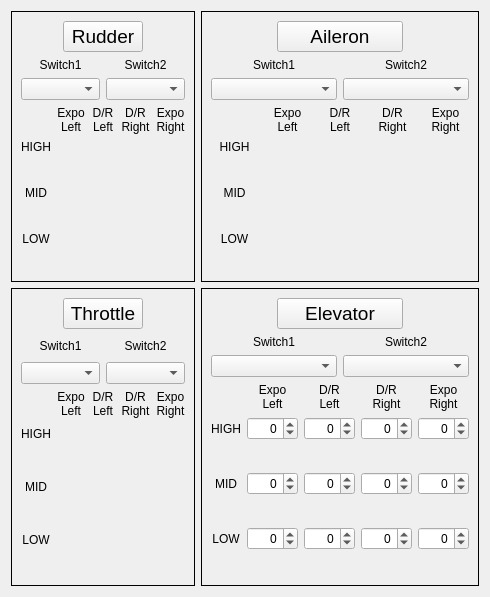
     <widget class="QWidget" name="tabExpo">
      <attribute name="title">
       <string>Expo/Dr</string>
      </attribute>
      <layout class="QGridLayout" name="gridLayout_17">
       <item row="0" column="1">
        <widget class="QFrame" name="AIL_Frame">
         <property name="frameShape">
          <enum>QFrame::Panel</enum>
         </property>
         <property name="frameShadow">
          <enum>QFrame::Plain</enum>
         </property>
         <layout class="QGridLayout" name="gridLayout_11">
          <item row="2" column="0" colspan="2">
           <widget class="QComboBox" name="AIL_edrSw1"/>
          </item>
          <item row="2" column="2" colspan="2">
           <widget class="QComboBox" name="AIL_edrSw2"/>
          </item>
          <item row="3" column="0" colspan="4">
           <layout class="QGridLayout" name="gridLayout_Ail">
            <item row="1" column="0">
             <widget class="QLabel" name="label_51">
              <property name="minimumSize">
               <size>
                <width>0</width>
                <height>0</height>
               </size>
              </property>
              <property name="maximumSize">
               <size>
                <width>16777215</width>
                <height>20</height>
               </size>
              </property>
              <property name="text">
               <string>HIGH</string>
              </property>
              <property name="alignment">
               <set>Qt::AlignCenter</set>
              </property>
             </widget>
            </item>
            <item row="3" column="0">
             <widget class="QLabel" name="label_52">
              <property name="minimumSize">
               <size>
                <width>0</width>
                <height>0</height>
               </size>
              </property>
              <property name="maximumSize">
               <size>
                <width>16777215</width>
                <height>20</height>
               </size>
              </property>
              <property name="text">
               <string>MID</string>
              </property>
              <property name="alignment">
               <set>Qt::AlignCenter</set>
              </property>
             </widget>
            </item>
            <item row="5" column="0">
             <widget class="QLabel" name="label_53">
              <property name="minimumSize">
               <size>
                <width>0</width>
                <height>0</height>
               </size>
              </property>
              <property name="maximumSize">
               <size>
                <width>16777215</width>
                <height>20</height>
               </size>
              </property>
              <property name="text">
               <string>LOW</string>
              </property>
              <property name="alignment">
               <set>Qt::AlignCenter</set>
              </property>
             </widget>
            </item>
            <item row="0" column="1">
             <widget class="QLabel" name="label_67">
              <property name="maximumSize">
               <size>
                <width>16777215</width>
                <height>24</height>
               </size>
              </property>
              <property name="text">
               <string>Expo
Left</string>
              </property>
              <property name="alignment">
               <set>Qt::AlignCenter</set>
              </property>
             </widget>
            </item>
            <item row="0" column="3">
             <widget class="QLabel" name="label_70">
              <property name="text">
               <string>D/R
Right</string>
              </property>
              <property name="alignment">
               <set>Qt::AlignCenter</set>
              </property>
             </widget>
            </item>
            <item row="0" column="2">
             <widget class="QLabel" name="label_75">
              <property name="text">
               <string>D/R
Left</string>
              </property>
              <property name="alignment">
               <set>Qt::AlignCenter</set>
              </property>
             </widget>
            </item>
            <item row="0" column="4">
             <widget class="QLabel" name="label_78">
              <property name="text">
               <string>Expo
Right</string>
              </property>
              <property name="alignment">
               <set>Qt::AlignCenter</set>
              </property>
             </widget>
            </item>
            <item row="2" column="0">
             <widget class="QLabel" name="label_129">
              <property name="minimumSize">
               <size>
                <width>0</width>
                <height>20</height>
               </size>
              </property>
              <property name="text">
               <string/>
              </property>
             </widget>
            </item>
            <item row="4" column="0">
             <widget class="QLabel" name="label_130">
              <property name="minimumSize">
               <size>
                <width>0</width>
                <height>20</height>
               </size>
              </property>
              <property name="text">
               <string/>
              </property>
             </widget>
            </item>
            <item row="6" column="0">
             <widget class="QLabel" name="label_131">
              <property name="minimumSize">
               <size>
                <width>0</width>
                <height>20</height>
               </size>
              </property>
              <property name="text">
               <string/>
              </property>
             </widget>
            </item>
           </layout>
          </item>
          <item row="1" column="2" colspan="2">
           <widget class="QLabel" name="label_44">
            <property name="maximumSize">
             <size>
              <width>16777215</width>
              <height>21</height>
             </size>
            </property>
            <property name="text">
             <string>Switch2</string>
            </property>
            <property name="alignment">
             <set>Qt::AlignCenter</set>
            </property>
           </widget>
          </item>
          <item row="1" column="0" colspan="2">
           <widget class="QLabel" name="label_48">
            <property name="maximumSize">
             <size>
              <width>16777215</width>
              <height>21</height>
             </size>
            </property>
            <property name="text">
             <string>Switch1</string>
            </property>
            <property name="alignment">
             <set>Qt::AlignCenter</set>
            </property>
           </widget>
          </item>
          <item row="0" column="1" colspan="2">
           <widget class="QPushButton" name="pushButton_4">
            <property name="font">
             <font>
              <pointsize>14</pointsize>
             </font>
            </property>
            <property name="text">
             <string>Aileron</string>
            </property>
           </widget>
          </item>
         </layout>
        </widget>
       </item>
       <item row="1" column="0">
        <widget class="QFrame" name="THR_Frame">
         <property name="frameShape">
          <enum>QFrame::Panel</enum>
         </property>
         <property name="frameShadow">
          <enum>QFrame::Plain</enum>
         </property>
         <layout class="QGridLayout" name="gridLayout_13">
          <item row="3" column="0" colspan="2">
           <widget class="QComboBox" name="THR_edrSw1"/>
          </item>
          <item row="3" column="2" colspan="2">
           <widget class="QComboBox" name="THR_edrSw2"/>
          </item>
          <item row="4" column="0" colspan="4">
           <layout class="QGridLayout" name="gridLayout_Thr">
            <item row="0" column="2">
             <widget class="QLabel" name="label_58">
              <property name="text">
               <string>D/R
Left</string>
              </property>
              <property name="alignment">
               <set>Qt::AlignCenter</set>
              </property>
             </widget>
            </item>
            <item row="0" column="3">
             <widget class="QLabel" name="label_59">
              <property name="text">
               <string>D/R
Right</string>
              </property>
              <property name="alignment">
               <set>Qt::AlignCenter</set>
              </property>
             </widget>
            </item>
            <item row="0" column="4">
             <widget class="QLabel" name="label_60">
              <property name="text">
               <string>Expo
Right</string>
              </property>
              <property name="alignment">
               <set>Qt::AlignCenter</set>
              </property>
             </widget>
            </item>
            <item row="1" column="0">
             <widget class="QLabel" name="label_61">
              <property name="text">
               <string>HIGH</string>
              </property>
              <property name="alignment">
               <set>Qt::AlignCenter</set>
              </property>
             </widget>
            </item>
            <item row="3" column="0">
             <widget class="QLabel" name="label_62">
              <property name="text">
               <string>MID</string>
              </property>
              <property name="alignment">
               <set>Qt::AlignCenter</set>
              </property>
             </widget>
            </item>
            <item row="5" column="0">
             <widget class="QLabel" name="label_63">
              <property name="text">
               <string>LOW</string>
              </property>
              <property name="alignment">
               <set>Qt::AlignCenter</set>
              </property>
             </widget>
            </item>
            <item row="0" column="1">
             <widget class="QLabel" name="label_57">
              <property name="text">
               <string>Expo
Left</string>
              </property>
              <property name="alignment">
               <set>Qt::AlignCenter</set>
              </property>
             </widget>
            </item>
            <item row="2" column="0">
             <widget class="QLabel" name="label_136">
              <property name="minimumSize">
               <size>
                <width>0</width>
                <height>20</height>
               </size>
              </property>
              <property name="text">
               <string/>
              </property>
             </widget>
            </item>
            <item row="4" column="0">
             <widget class="QLabel" name="label_137">
              <property name="minimumSize">
               <size>
                <width>0</width>
                <height>20</height>
               </size>
              </property>
              <property name="text">
               <string/>
              </property>
             </widget>
            </item>
            <item row="6" column="0">
             <widget class="QLabel" name="label_138">
              <property name="minimumSize">
               <size>
                <width>0</width>
                <height>20</height>
               </size>
              </property>
              <property name="text">
               <string/>
              </property>
             </widget>
            </item>
           </layout>
          </item>
          <item row="2" column="0" colspan="2">
           <widget class="QLabel" name="label_40">
            <property name="maximumSize">
             <size>
              <width>16777215</width>
              <height>21</height>
             </size>
            </property>
            <property name="text">
             <string>Switch1</string>
            </property>
            <property name="alignment">
             <set>Qt::AlignCenter</set>
            </property>
           </widget>
          </item>
          <item row="2" column="2" colspan="2">
           <widget class="QLabel" name="label_41">
            <property name="maximumSize">
             <size>
              <width>16777215</width>
              <height>21</height>
             </size>
            </property>
            <property name="text">
             <string>Switch2</string>
            </property>
            <property name="alignment">
             <set>Qt::AlignCenter</set>
            </property>
           </widget>
          </item>
          <item row="0" column="1" colspan="2">
           <widget class="QPushButton" name="pushButton_2">
            <property name="font">
             <font>
              <pointsize>14</pointsize>
             </font>
            </property>
            <property name="text">
             <string>Throttle</string>
            </property>
           </widget>
          </item>
         </layout>
        </widget>
       </item>
       <item row="1" column="1">
        <widget class="QFrame" name="ELE_Frame">
         <property name="frameShape">
          <enum>QFrame::Panel</enum>
         </property>
         <property name="frameShadow">
          <enum>QFrame::Plain</enum>
         </property>
         <layout class="QGridLayout" name="gridLayout_15">
          <item row="2" column="0" colspan="2">
           <widget class="QComboBox" name="ELE_edrSw1"/>
          </item>
          <item row="2" column="2" colspan="2">
           <widget class="QComboBox" name="ELE_edrSw2"/>
          </item>
          <item row="3" column="0" colspan="4">
           <layout class="QGridLayout" name="gridLayout_Ele">
            <item row="1" column="0">
             <widget class="QLabel" name="label_71">
              <property name="text">
               <string>HIGH</string>
              </property>
              <property name="alignment">
               <set>Qt::AlignCenter</set>
              </property>
             </widget>
            </item>
            <item row="1" column="1">
             <widget class="QSpinBox" name="ELE_ExpoLHi">
              <property name="alignment">
               <set>Qt::AlignRight|Qt::AlignTrailing|Qt::AlignVCenter</set>
              </property>
              <property name="accelerated">
               <bool>true</bool>
              </property>
              <property name="minimum">
               <number>-100</number>
              </property>
              <property name="maximum">
               <number>100</number>
              </property>
             </widget>
            </item>
            <item row="1" column="2">
             <widget class="QSpinBox" name="ELE_DrLHi">
              <property name="alignment">
               <set>Qt::AlignRight|Qt::AlignTrailing|Qt::AlignVCenter</set>
              </property>
              <property name="accelerated">
               <bool>true</bool>
              </property>
              <property name="minimum">
               <number>-100</number>
              </property>
              <property name="maximum">
               <number>100</number>
              </property>
             </widget>
            </item>
            <item row="1" column="3">
             <widget class="QSpinBox" name="ELE_DrRHi">
              <property name="alignment">
               <set>Qt::AlignRight|Qt::AlignTrailing|Qt::AlignVCenter</set>
              </property>
              <property name="accelerated">
               <bool>true</bool>
              </property>
              <property name="minimum">
               <number>-100</number>
              </property>
              <property name="maximum">
               <number>100</number>
              </property>
             </widget>
            </item>
            <item row="1" column="4">
             <widget class="QSpinBox" name="ELE_ExpoRHi">
              <property name="alignment">
               <set>Qt::AlignRight|Qt::AlignTrailing|Qt::AlignVCenter</set>
              </property>
              <property name="accelerated">
               <bool>true</bool>
              </property>
              <property name="minimum">
               <number>-100</number>
              </property>
              <property name="maximum">
               <number>100</number>
              </property>
             </widget>
            </item>
            <item row="3" column="0">
             <widget class="QLabel" name="label_72">
              <property name="text">
               <string>MID</string>
              </property>
              <property name="alignment">
               <set>Qt::AlignCenter</set>
              </property>
             </widget>
            </item>
            <item row="3" column="1">
             <widget class="QSpinBox" name="ELE_ExpoLMid">
              <property name="alignment">
               <set>Qt::AlignRight|Qt::AlignTrailing|Qt::AlignVCenter</set>
              </property>
              <property name="accelerated">
               <bool>true</bool>
              </property>
              <property name="minimum">
               <number>-100</number>
              </property>
              <property name="maximum">
               <number>100</number>
              </property>
             </widget>
            </item>
            <item row="3" column="2">
             <widget class="QSpinBox" name="ELE_DrLMid">
              <property name="alignment">
               <set>Qt::AlignRight|Qt::AlignTrailing|Qt::AlignVCenter</set>
              </property>
              <property name="accelerated">
               <bool>true</bool>
              </property>
              <property name="minimum">
               <number>-100</number>
              </property>
              <property name="maximum">
               <number>100</number>
              </property>
             </widget>
            </item>
            <item row="3" column="3">
             <widget class="QSpinBox" name="ELE_DrRMid">
              <property name="alignment">
               <set>Qt::AlignRight|Qt::AlignTrailing|Qt::AlignVCenter</set>
              </property>
              <property name="accelerated">
               <bool>true</bool>
              </property>
              <property name="minimum">
               <number>-100</number>
              </property>
              <property name="maximum">
               <number>100</number>
              </property>
             </widget>
            </item>
            <item row="3" column="4">
             <widget class="QSpinBox" name="ELE_ExpoRMid">
              <property name="alignment">
               <set>Qt::AlignRight|Qt::AlignTrailing|Qt::AlignVCenter</set>
              </property>
              <property name="accelerated">
               <bool>true</bool>
              </property>
              <property name="minimum">
               <number>-100</number>
              </property>
              <property name="maximum">
               <number>100</number>
              </property>
             </widget>
            </item>
            <item row="5" column="0">
             <widget class="QLabel" name="label_73">
              <property name="text">
               <string>LOW</string>
              </property>
              <property name="alignment">
               <set>Qt::AlignCenter</set>
              </property>
             </widget>
            </item>
            <item row="5" column="1">
             <widget class="QSpinBox" name="ELE_ExpoLLow">
              <property name="alignment">
               <set>Qt::AlignRight|Qt::AlignTrailing|Qt::AlignVCenter</set>
              </property>
              <property name="accelerated">
               <bool>true</bool>
              </property>
              <property name="minimum">
               <number>-100</number>
              </property>
              <property name="maximum">
               <number>100</number>
              </property>
             </widget>
            </item>
            <item row="5" column="2">
             <widget class="QSpinBox" name="ELE_DrLLow">
              <property name="alignment">
               <set>Qt::AlignRight|Qt::AlignTrailing|Qt::AlignVCenter</set>
              </property>
              <property name="accelerated">
               <bool>true</bool>
              </property>
              <property name="minimum">
               <number>-100</number>
              </property>
              <property name="maximum">
               <number>100</number>
              </property>
             </widget>
            </item>
            <item row="5" column="3">
             <widget class="QSpinBox" name="ELE_DrRLow">
              <property name="alignment">
               <set>Qt::AlignRight|Qt::AlignTrailing|Qt::AlignVCenter</set>
              </property>
              <property name="accelerated">
               <bool>true</bool>
              </property>
              <property name="minimum">
               <number>-100</number>
              </property>
              <property name="maximum">
               <number>100</number>
              </property>
             </widget>
            </item>
            <item row="5" column="4">
             <widget class="QSpinBox" name="ELE_ExpoRLow">
              <property name="alignment">
               <set>Qt::AlignRight|Qt::AlignTrailing|Qt::AlignVCenter</set>
              </property>
              <property name="accelerated">
               <bool>true</bool>
              </property>
              <property name="minimum">
               <number>-100</number>
              </property>
              <property name="maximum">
               <number>100</number>
              </property>
             </widget>
            </item>
            <item row="0" column="1">
             <widget class="QLabel" name="label_68">
              <property name="text">
               <string>Expo
Left</string>
              </property>
              <property name="alignment">
               <set>Qt::AlignCenter</set>
              </property>
             </widget>
            </item>
            <item row="0" column="3">
             <widget class="QLabel" name="label_74">
              <property name="text">
               <string>D/R
Right</string>
              </property>
              <property name="alignment">
               <set>Qt::AlignCenter</set>
              </property>
             </widget>
            </item>
            <item row="0" column="2">
             <widget class="QLabel" name="label_76">
              <property name="text">
               <string>D/R
Left</string>
              </property>
              <property name="alignment">
               <set>Qt::AlignCenter</set>
              </property>
             </widget>
            </item>
            <item row="0" column="4">
             <widget class="QLabel" name="label_79">
              <property name="text">
               <string>Expo
Right</string>
              </property>
              <property name="alignment">
               <set>Qt::AlignCenter</set>
              </property>
             </widget>
            </item>
            <item row="4" column="0">
             <widget class="QLabel" name="label_133">
              <property name="minimumSize">
               <size>
                <width>0</width>
                <height>20</height>
               </size>
              </property>
              <property name="text">
               <string/>
              </property>
             </widget>
            </item>
            <item row="6" column="0">
             <widget class="QLabel" name="label_134">
              <property name="minimumSize">
               <size>
                <width>0</width>
                <height>20</height>
               </size>
              </property>
              <property name="text">
               <string/>
              </property>
             </widget>
            </item>
            <item row="2" column="0">
             <widget class="QLabel" name="label_135">
              <property name="minimumSize">
               <size>
                <width>0</width>
                <height>20</height>
               </size>
              </property>
              <property name="text">
               <string/>
              </property>
             </widget>
            </item>
           </layout>
          </item>
          <item row="1" column="2" colspan="2">
           <widget class="QLabel" name="label_45">
            <property name="text">
             <string>Switch2</string>
            </property>
            <property name="alignment">
             <set>Qt::AlignCenter</set>
            </property>
           </widget>
          </item>
          <item row="1" column="0" colspan="2">
           <widget class="QLabel" name="label_47">
            <property name="text">
             <string>Switch1</string>
            </property>
            <property name="alignment">
             <set>Qt::AlignCenter</set>
            </property>
           </widget>
          </item>
          <item row="0" column="1" colspan="2">
           <widget class="QPushButton" name="pushButton_3">
            <property name="font">
             <font>
              <pointsize>14</pointsize>
             </font>
            </property>
            <property name="text">
             <string>Elevator</string>
            </property>
           </widget>
          </item>
         </layout>
        </widget>
       </item>
       <item row="0" column="0">
        <widget class="QFrame" name="AIL_Frame_2">
         <property name="frameShape">
          <enum>QFrame::Panel</enum>
         </property>
         <property name="frameShadow">
          <enum>QFrame::Plain</enum>
         </property>
         <layout class="QGridLayout" name="gridLayout_26">
          <item row="2" column="0" colspan="2">
           <widget class="QComboBox" name="RUD_edrSw1"/>
          </item>
          <item row="2" column="2" colspan="2">
           <widget class="QComboBox" name="RUD_edrSw2"/>
          </item>
          <item row="3" column="0" colspan="4">
           <layout class="QGridLayout" name="gridLayout_Rud">
            <item row="1" column="0">
             <widget class="QLabel" name="label_64">
              <property name="minimumSize">
               <size>
                <width>0</width>
                <height>0</height>
               </size>
              </property>
              <property name="maximumSize">
               <size>
                <width>16777215</width>
                <height>20</height>
               </size>
              </property>
              <property name="text">
               <string>HIGH</string>
              </property>
              <property name="alignment">
               <set>Qt::AlignCenter</set>
              </property>
             </widget>
            </item>
            <item row="3" column="0">
             <widget class="QLabel" name="label_65">
              <property name="minimumSize">
               <size>
                <width>0</width>
                <height>0</height>
               </size>
              </property>
              <property name="maximumSize">
               <size>
                <width>16777215</width>
                <height>20</height>
               </size>
              </property>
              <property name="text">
               <string>MID</string>
              </property>
              <property name="alignment">
               <set>Qt::AlignCenter</set>
              </property>
             </widget>
            </item>
            <item row="5" column="0">
             <widget class="QLabel" name="label_69">
              <property name="minimumSize">
               <size>
                <width>0</width>
                <height>0</height>
               </size>
              </property>
              <property name="maximumSize">
               <size>
                <width>16777215</width>
                <height>20</height>
               </size>
              </property>
              <property name="text">
               <string>LOW</string>
              </property>
              <property name="alignment">
               <set>Qt::AlignCenter</set>
              </property>
             </widget>
            </item>
            <item row="0" column="1">
             <widget class="QLabel" name="label_77">
              <property name="maximumSize">
               <size>
                <width>16777215</width>
                <height>24</height>
               </size>
              </property>
              <property name="text">
               <string>Expo
Left</string>
              </property>
              <property name="alignment">
               <set>Qt::AlignCenter</set>
              </property>
             </widget>
            </item>
            <item row="0" column="3">
             <widget class="QLabel" name="label_132">
              <property name="text">
               <string>D/R
Right</string>
              </property>
              <property name="alignment">
               <set>Qt::AlignCenter</set>
              </property>
             </widget>
            </item>
            <item row="0" column="2">
             <widget class="QLabel" name="label_139">
              <property name="text">
               <string>D/R
Left</string>
              </property>
              <property name="alignment">
               <set>Qt::AlignCenter</set>
              </property>
             </widget>
            </item>
            <item row="0" column="4">
             <widget class="QLabel" name="label_140">
              <property name="text">
               <string>Expo
Right</string>
              </property>
              <property name="alignment">
               <set>Qt::AlignCenter</set>
              </property>
             </widget>
            </item>
            <item row="2" column="0">
             <widget class="QLabel" name="label_141">
              <property name="minimumSize">
               <size>
                <width>0</width>
                <height>20</height>
               </size>
              </property>
              <property name="text">
               <string/>
              </property>
             </widget>
            </item>
            <item row="4" column="0">
             <widget class="QLabel" name="label_142">
              <property name="minimumSize">
               <size>
                <width>0</width>
                <height>20</height>
               </size>
              </property>
              <property name="text">
               <string/>
              </property>
             </widget>
            </item>
            <item row="6" column="0">
             <widget class="QLabel" name="label_143">
              <property name="minimumSize">
               <size>
                <width>0</width>
                <height>20</height>
               </size>
              </property>
              <property name="text">
               <string/>
              </property>
             </widget>
            </item>
           </layout>
          </item>
          <item row="1" column="2" colspan="2">
           <widget class="QLabel" name="label_144">
            <property name="maximumSize">
             <size>
              <width>16777215</width>
              <height>21</height>
             </size>
            </property>
            <property name="text">
             <string>Switch2</string>
            </property>
            <property name="alignment">
             <set>Qt::AlignCenter</set>
            </property>
           </widget>
          </item>
          <item row="1" column="0" colspan="2">
           <widget class="QLabel" name="label_145">
            <property name="maximumSize">
             <size>
              <width>16777215</width>
              <height>21</height>
             </size>
            </property>
            <property name="text">
             <string>Switch1</string>
            </property>
            <property name="alignment">
             <set>Qt::AlignCenter</set>
            </property>
           </widget>
          </item>
          <item row="0" column="1" colspan="2">
           <widget class="QPushButton" name="pushButton_5">
            <property name="font">
             <font>
              <pointsize>14</pointsize>
             </font>
            </property>
            <property name="text">
             <string>Rudder</string>
            </property>
           </widget>
          </item>
         </layout>
        </widget>
       </item>
      </layout>
     </widget>
